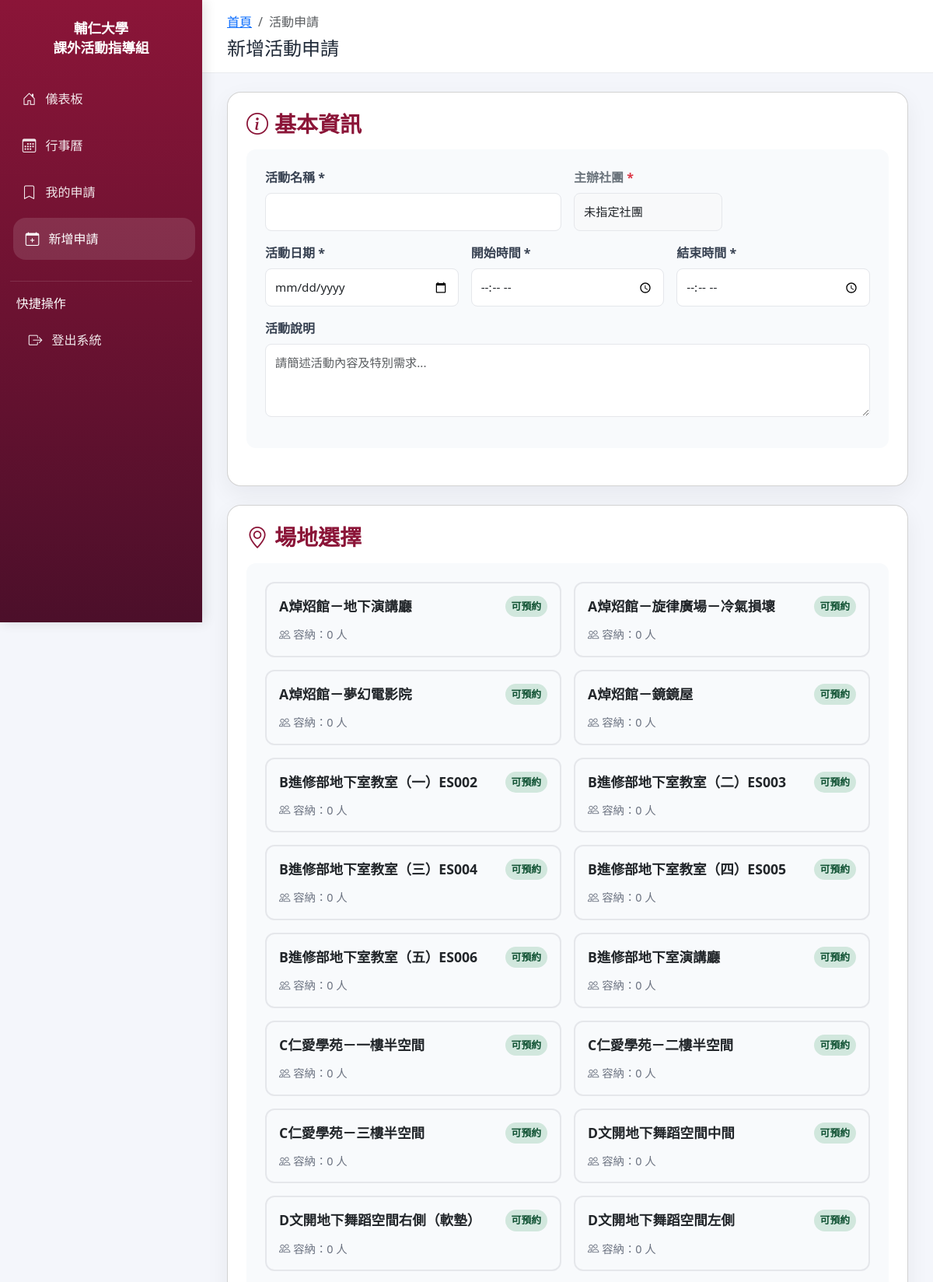
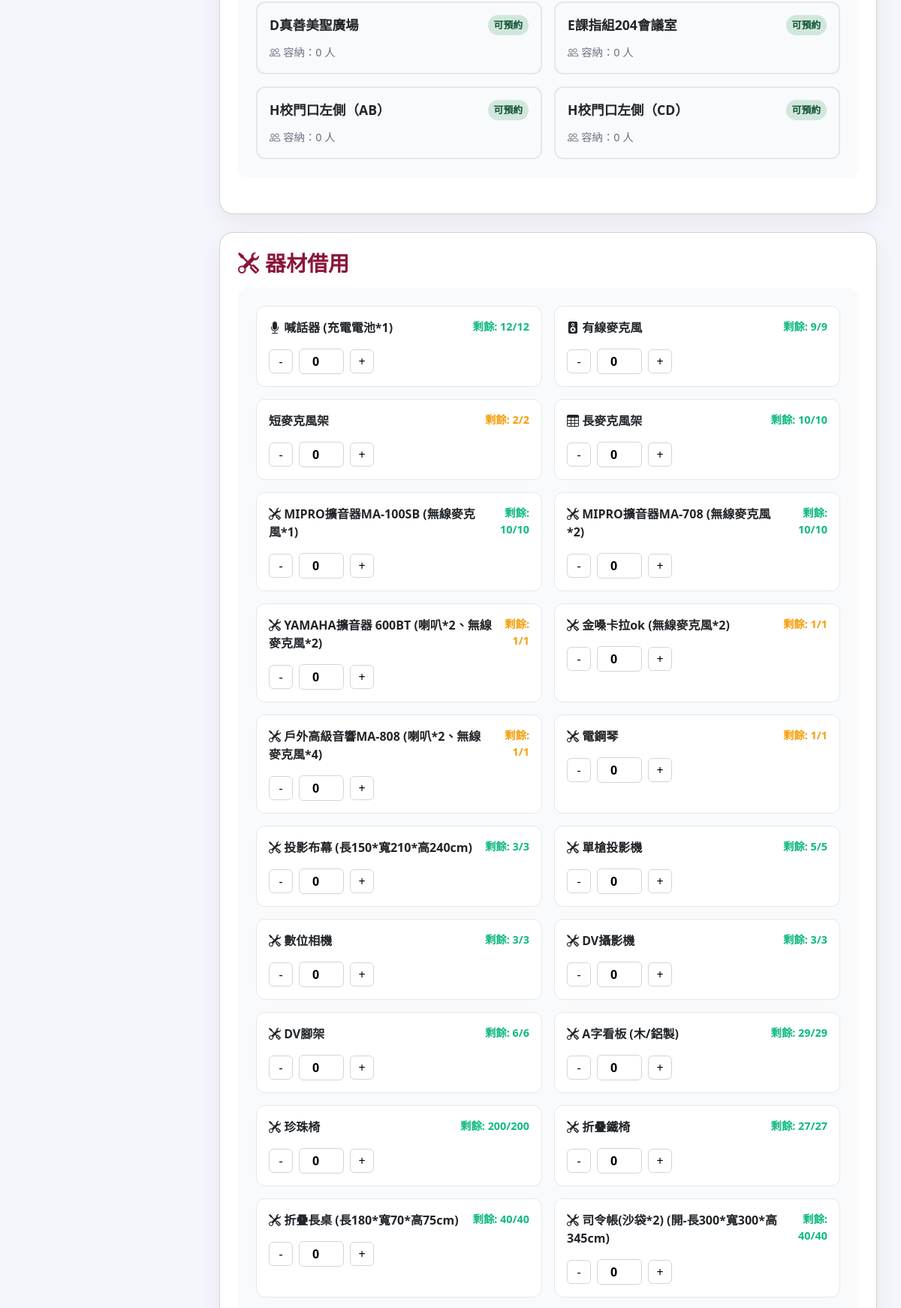
The page /student/apply_event.php (signed in, upper part) on the database its author committed (2 pictures, top to bottom).
### tables this page shows
CREATE TABLE `spaces` (
  `space_id` int(11) NOT NULL,
  `space_name` varchar(100) NOT NULL,
  `capacity` int(11) DEFAULT NULL,
  `space_status` enum('available','maintenance') DEFAULT 'available',
  `created_at` timestamp NULL DEFAULT CURRENT_TIMESTAMP,
  `status` int(11) NOT NULL
);

CREATE TABLE `equipment` (
  `equipment_id` int(11) NOT NULL,
  `code` varchar(10) DEFAULT NULL,
  `name` varchar(100) NOT NULL,
  `description` text,
  `borrowing_limit` int(11) DEFAULT NULL,
  `total_quantity` int(11) NOT NULL,
  `equipment_status` enum('available','maintenance') DEFAULT 'available',
  `status` int(11) NOT NULL,
  `created_at` timestamp NULL DEFAULT CURRENT_TIMESTAMP
);

### student/apply_event.php (the view, shortened to what this page needs)
<?php
require_once(__DIR__ . "/../DB/db_config.php");
$active_club_name = $_SESSION['active_club_name'] ?? '未指定社團';
$sql_spaces = "SELECT space_id, space_name, capacity FROM spaces WHERE status = 'available'";
$result_spaces = $conn->query($sql_spaces);
$venues = [];
if ($result_spaces) {
    $venues = $result_spaces->fetch_all(MYSQLI_ASSOC);
}
$sql_equipment = "SELECT equipment_id, name, total_quantity FROM equipment WHERE equipment_status = 'available'";
$result_equipment = $conn->query($sql_equipment);
$equipment = [];
if ($result_equipment) {
    $equipment_list = $result_equipment->fetch_all(MYSQLI_ASSOC);
    foreach ($equipment_list as $eq) {
        $equipment[] = [
            'id' => $eq['equipment_id'],
            'name' => $eq['name'],
            'total' => $eq['total_quantity'],
            'available' => $eq['total_quantity'],
            'unit' => '件'
        ];
    }
}
function getEquipmentIcon($equipId) {
    $icons = [
        1 => 'mic-fill',
        2 => 'speaker-fill',
        3 => 'chair',
        4 => 'table'
    ];
    return $icons[$equipId] ?? 'tools';
}
?>
<!DOCTYPE html>
<html lang="zh-TW">
<head>
    <link href="https://cdn.jsdelivr.net/npm/bootstrap@5.3.0/dist/css/bootstrap.min.css" rel="stylesheet">
    <link href="https://cdn.jsdelivr.net/npm/bootstrap-icons@1.10.5/font/bootstrap-icons.css" rel="stylesheet">
</head>
<body>
    <aside class="sidebar">
        <div class="brand">
            <h4>輔仁大學<br>課外活動指導組</h4>
        </div>
        <nav class="nav flex-column">
            <a class="nav-link" href="dashboard.php"><i class="bi bi-house-door"></i> 儀表板</a>
            <a class="nav-link" href="calendar.php"><i class="bi bi-calendar3"></i> 行事曆</a>
            <a class="nav-link" href="my_applications.php"><i class="bi bi-bookmark"></i> 我的申請</a>
            <a class="nav-link active" href="apply_event.php"><i class="bi bi-calendar-plus"></i> 新增申請</a>
        </nav>
        <div class="sidebar-section">
            <p class="mb-2">快捷操作</p>
            <a class="nav-link" href="../logout.php"><i class="bi bi-box-arrow-right"></i> 登出系統</a>
        </div>
    </aside>
    <main class="main-content">
        <header class="top-navbar">
            <div>
                <ol class="breadcrumb mb-0">
                    <li class="breadcrumb-item"><a href="dashboard.php">首頁</a></li>
                    <li class="breadcrumb-item active" aria-current="page">活動申請</li>
                </ol>
                <h4 class="mt-2 mb-0">新增活動申請</h4>
            </div>
        </header>
        <section class="content-wrapper">
            <form method="POST" id="applicationForm" enctype="multipart/form-data">
                <div class="card">
                    <h3><i class="bi bi-info-circle"></i> 基本資訊</h3>
                    <div class="form-section">
                        <div style="display: grid; grid-template-columns: 1fr 1fr; gap: 1rem;">
                            <div class="form-group">
                                <label for="event_name">活動名稱 *</label>
                                <input type="text" id="event_name" name="event_name" class="form-control" required>
                            </div>
                            <div class="col-md-6 mb-3">
                                <label class="form-label fw-bold text-secondary">主辦社團 <span class="text-danger">*</span></label>
                                <input type="text" class="form-control bg-light" value="<?php echo htmlspecialchars($active_club_name); ?>" readonly>
                            </div>
                        </div>
                        <div style="display: grid; grid-template-columns: 1fr 1fr 1fr; gap: 1rem;">
                            <div class="form-group">
                                <label for="event_date">活動日期 *</label>
                                <input type="date" id="event_date" name="event_date" class="form-control" required>
                            </div>
                            <div class="form-group">
                                <label>開始時間 *</label>
                                <input type="time" id="start_time" name="start_time" class="form-control" required>
                            </div>
                            <div class="form-group">
                                <label>結束時間 *</label>
                                <input type="time" id="end_time" name="end_time" class="form-control" required>
                            </div>
                        </div>
                        <div class="form-group">
                            <label for="description">活動說明</label>
                            <textarea id="description" name="description" class="form-control" rows="3" placeholder="請簡述活動內容及特別需求..."></textarea>
                        </div>
                    </div>
                </div>
                <div class="card">
                    <h3><i class="bi bi-geo-alt"></i> 場地選擇</h3>
                    <div class="form-section">
                        <div class="venue-grid">
                            <?php foreach ($venues as $venue): ?>
                            <div class="venue-card" data-venue-id="<?= $venue['space_id'] ?>" onclick="selectVenue(<?= $venue['space_id'] ?>)">
                                <div class="venue-header">
                                    <div class="venue-name"><?= htmlspecialchars($venue['space_name']) ?></div>
                                    <div class="venue-status">可預約</div>
                                </div>
                                <div class="venue-capacity"><i class="bi bi-people"></i> 容納：<?= $venue['capacity'] ?> 人</div>
                            </div>
                            <?php endforeach; ?>
                        </div>
                    </div>
                </div>
                <div class="card">
                    <h3><i class="bi bi-tools"></i> 器材借用</h3>
                    <div class="form-section">
                        <div class="equipment-grid">
                            <?php foreach ($equipment as $item): ?><div class="equipment-card">
                                <div class="equipment-header">
                                    <div class="equipment-name">
                                        <i class="bi bi-<?= getEquipmentIcon($item['id']) ?>"></i>
                                        <?= htmlspecialchars($item['name']) ?>
                                    </div>
                                    <div class="equipment-stock">
                                        <div class="stock-<?= $item['available'] > 0 ? ($item['available'] < 3 ? 'low' : 'available') : 'empty' ?>">
                                            剩餘: <?= $item['available'] ?>/<?= $item['total'] ?>
                                        </div>
                                    </div>
                                </div>
                                <div class="counter mt-2">
                                    <button type="button" onclick="changeQuantity(<?= $item['id'] ?>, -1)" <?= $item['available'] == 0 ? 'disabled' : '' ?>>-</button>
                                    <?php $maxBorrow = $item['available']; ?>
                                    <input type="number" id="qty_<?= $item['id'] ?>"
                                    name="equipment[<?= $item['id'] ?>]"
                                    value="0" min="0"
                                    max="<?= $maxBorrow ?>"
                                    readonly>
                                    <button type="button" onclick="changeQuantity(<?= $item['id'] ?>, 1)" <?= $item['available'] == 0 ? 'disabled' : '' ?>>+</button>
                                </div>
                            </div><?php endforeach; ?>
                        </div>
                    </div>
                </div>
            </form>
        </section>
    </main>
</body>
</html>

### student/apply_event.php (style rules this page uses)
:root { --primary: #8B1538; --sidebar: #4c0f2a; --sidebar-hover: #6a1d43; --bg: #f4f6fb; --card: #ffffff; --success: #10b981; --warning: #f59e0b; --danger: #ef4444; }
* { box-sizing: border-box; }
body { margin: 0; min-height: 100vh; font-family: 'Segoe UI', Tahoma, Geneva, Verdana, sans-serif; background: var(--bg); color: #1f2937; }
.sidebar { position: fixed; top: 0; left: 0; width: 260px; height: 100vh; background: linear-gradient(180deg, var(--primary), var(--sidebar)); color: white; padding: 1.5rem 0.8rem; overflow-y: auto; box-shadow: 3px 0 15px rgba(0,0,0,0.12); z-index: 1200; }
.sidebar .brand { text-align: center; margin-bottom: 1.5rem; }
.sidebar .brand h4 { margin: 0; font-size: 1.1rem; line-height: 1.4; font-weight: 700; }
.sidebar .nav-link { display: flex; align-items: center; gap: 0.75rem; color: rgba(255,255,255,0.9); padding: 0.85rem 1rem; margin: 0.2rem 0; border-radius: 16px; transition: background 0.25s ease, transform 0.15s ease; }
.sidebar .nav-link:hover, .sidebar .nav-link.active { background: rgba(255,255,255,0.12); color: #ffffff; transform: translateX(4px); }
.sidebar .nav-link i { font-size: 1.1rem; }
.sidebar .sidebar-section { padding: 1rem 0.5rem; margin-top: 1.5rem; border-top: 1px solid rgba(255,255,255,0.12); }
.main-content { margin-left: 260px; min-height: 100vh; transition: margin-left 0.25s ease; }
.top-navbar { background: white; border-bottom: 1px solid #e9ecef; padding: 1rem 2rem; display: flex; justify-content: space-between; align-items: center; position: sticky; top: 0; z-index: 1100; }
.top-navbar .breadcrumb { margin: 0; background: transparent; padding: 0; }
.content-wrapper { padding: 1.5rem 2rem 2rem; }
.card { background: var(--card); border-radius: 18px; box-shadow: 0 10px 30px rgba(15,23,42,0.06); padding: 1.5rem; margin-bottom: 1.5rem; }
.card h3 { margin-bottom: 1rem; font-weight: 700; color: var(--primary); display: flex; align-items: center; gap: 0.5rem; }
.form-section { background: #f8fafc; border-radius: 12px; padding: 1.5rem; margin-bottom: 1.5rem; }
.form-group { margin-bottom: 1rem; }
.form-group label { display: block; margin-bottom: 0.5rem; font-weight: 600; color: #374151; }
.form-control { width: 100%; padding: 0.75rem; border: 1px solid #e5e7eb; border-radius: 8px; font-size: 0.95rem; }
.venue-grid { display: grid; grid-template-columns: repeat(auto-fit, minmax(280px, 1fr)); gap: 1rem; }
.venue-card { border: 2px solid #e5e7eb; border-radius: 12px; padding: 1rem; cursor: pointer; transition: all 0.25s ease; }
.venue-card .venue-header { display: flex; justify-content: space-between; align-items: flex-start; margin-bottom: 0.75rem; }
.venue-card .venue-name { font-weight: 600; font-size: 1.1rem; }
.venue-status { padding: 0.25rem 0.5rem; border-radius: 999px; font-size: 0.8rem; font-weight: 600; background: #d1e7dd; color: #0f5132; }
.venue-capacity { color: #6b7280; font-size: 0.9rem; }
.equipment-grid { display: grid; grid-template-columns: repeat(auto-fit, minmax(300px, 1fr)); gap: 1rem; }
.equipment-card { border: 1px solid #e5e7eb; border-radius: 12px; padding: 1rem; background: white; }
.equipment-header { display: flex; justify-content: space-between; align-items: flex-start; margin-bottom: 1rem; }
.equipment-name { font-weight: 600; }
.equipment-stock { text-align: right; font-size: 0.9rem; }
.stock-available { color: var(--success); font-weight: 600; }
.stock-low { color: var(--warning); font-weight: 600; }
.counter { display: flex; align-items: center; gap: 0.5rem; }
.counter button { width: 32px; height: 32px; border: 1px solid #d1d5db; background: white; border-radius: 6px; cursor: pointer; display: flex; align-items: center; justify-content: center; transition: all 0.25s ease; }
.counter input { width: 60px; text-align: center; border: 1px solid #d1d5db; border-radius: 6px; padding: 0.25rem; font-weight: 600; }

### rows shown on the page
spaces: space_name "A焯炤館－地下演講廳", capacity "0"
spaces: space_name "A焯炤館－旋律廣場－冷氣損壞", capacity "0"
spaces: space_name "A焯炤館－夢幻電影院", capacity "0"
spaces: space_name "A焯炤館－鏡鏡屋", capacity "0"
spaces: space_name "B進修部地下室教室（一）ES002", capacity "0"
spaces: space_name "B進修部地下室教室（二）ES003", capacity "0"
spaces: space_name "B進修部地下室教室（三）ES004", capacity "0"
spaces: space_name "B進修部地下室教室（四）ES005", capacity "0"
spaces: space_name "B進修部地下室教室（五）ES006", capacity "0"
spaces: space_name "B進修部地下室演講廳", capacity "0"
spaces: space_name "C仁愛學苑－一樓半空間", capacity "0"
spaces: space_name "C仁愛學苑－二樓半空間", capacity "0"
spaces: space_name "C仁愛學苑－三樓半空間", capacity "0"
spaces: space_name "D文開地下舞蹈空間中間", capacity "0"
spaces: space_name "D文開地下舞蹈空間右側（軟墊）", capacity "0"
spaces: space_name "D文開地下舞蹈空間左側", capacity "0"
spaces: space_name "D真善美聖廣場", capacity "0"
spaces: space_name "E課指組204會議室", capacity "0"
spaces: space_name "H校門口左側（AB）", capacity "0"
spaces: space_name "H校門口左側（CD）", capacity "0"
equipment: name "喊話器 (充電電池*1)", total_quantity "12"
equipment: name "有線麥克風", total_quantity "9"
equipment: name "短麥克風架", total_quantity "2"
equipment: name "長麥克風架", total_quantity "10"
equipment: name "MIPRO擴音器MA-100SB (無線麥克風*1)", total_quantity "10"
equipment: name "MIPRO擴音器MA-708 (無線麥克風*2)", total_quantity "10"
equipment: name "YAMAHA擴音器 600BT (喇叭*2、無線麥克風*2)", total_quantity "1"
equipment: name "金嗓卡拉ok (無線麥克風*2)", total_quantity "1"
equipment: name "戶外高級音響MA-808 (喇叭*2、無線麥克風*4)", total_quantity "1"
equipment: name "電鋼琴", total_quantity "1"
equipment: name "投影布幕 (長150*寬210*高240cm)", total_quantity "3"
equipment: name "單槍投影機", total_quantity "5"
equipment: name "數位相機", total_quantity "3"
equipment: name "DV攝影機", total_quantity "3"
equipment: name "DV腳架", total_quantity "6"
equipment: name "A字看板 (木/鋁製)", total_quantity "29"
equipment: name "珍珠椅", total_quantity "200"
equipment: name "折疊鐵椅", total_quantity "27"
equipment: name "折疊長桌 (長180*寬70*高75cm)", total_quantity "40"
equipment: name "司令帳(沙袋*2) (開-長300*寬300*高345cm)", total_quantity "40"
